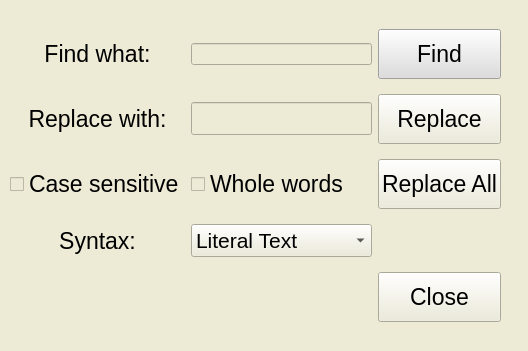
<?xml version="1.0" encoding="UTF-8"?>
<ui version="4.0">
 <class>FindandReplace</class>
 <widget class="QWidget" name="FindandReplace">
  <property name="geometry">
   <rect>
    <x>0</x>
    <y>0</y>
    <width>528</width>
    <height>351</height>
   </rect>
  </property>
  <property name="windowTitle">
   <string>Find and Replace</string>
  </property>
  <property name="styleSheet">
   <string notr="true">background-color:rgb(237, 235, 214);</string>
  </property>
  <widget class="QWidget" name="gridLayoutWidget">
   <property name="geometry">
    <rect>
     <x>10</x>
     <y>20</y>
     <width>491</width>
     <height>311</height>
    </rect>
   </property>
   <layout class="QGridLayout" name="gridLayout" columnstretch="1,2,1" rowminimumheight="0,0,0,0,0">
    <property name="sizeConstraint">
     <enum>QLayout::SetDefaultConstraint</enum>
    </property>
    <item row="1" column="0">
     <widget class="QLabel" name="label_2">
      <property name="font">
       <font>
        <family>Helvetica</family>
        <pointsize>17</pointsize>
       </font>
      </property>
      <property name="text">
       <string>Replace with:</string>
      </property>
      <property name="alignment">
       <set>Qt::AlignCenter</set>
      </property>
     </widget>
    </item>
    <item row="0" column="2">
     <widget class="QPushButton" name="pushButton">
      <property name="enabled">
       <bool>true</bool>
      </property>
      <property name="sizePolicy">
       <sizepolicy hsizetype="Minimum" vsizetype="Fixed">
        <horstretch>0</horstretch>
        <verstretch>0</verstretch>
       </sizepolicy>
      </property>
      <property name="minimumSize">
       <size>
        <width>0</width>
        <height>50</height>
       </size>
      </property>
      <property name="sizeIncrement">
       <size>
        <width>0</width>
        <height>0</height>
       </size>
      </property>
      <property name="baseSize">
       <size>
        <width>0</width>
        <height>0</height>
       </size>
      </property>
      <property name="font">
       <font>
        <family>Helvetica</family>
        <pointsize>17</pointsize>
       </font>
      </property>
      <property name="styleSheet">
       <string notr="true">background-color:rgb(221, 221, 221);</string>
      </property>
      <property name="text">
       <string>Find</string>
      </property>
      <property name="iconSize">
       <size>
        <width>16</width>
        <height>16</height>
       </size>
      </property>
     </widget>
    </item>
    <item row="3" column="0">
     <widget class="QLabel" name="label_3">
      <property name="font">
       <font>
        <family>Helvetica</family>
        <pointsize>17</pointsize>
       </font>
      </property>
      <property name="text">
       <string>Syntax:</string>
      </property>
      <property name="alignment">
       <set>Qt::AlignCenter</set>
      </property>
     </widget>
    </item>
    <item row="2" column="2">
     <widget class="QPushButton" name="pushButton_2">
      <property name="minimumSize">
       <size>
        <width>0</width>
        <height>50</height>
       </size>
      </property>
      <property name="font">
       <font>
        <family>Helvetica</family>
        <pointsize>17</pointsize>
       </font>
      </property>
      <property name="text">
       <string>Replace All</string>
      </property>
     </widget>
    </item>
    <item row="3" column="2">
     <spacer name="verticalSpacer">
      <property name="orientation">
       <enum>Qt::Vertical</enum>
      </property>
      <property name="sizeType">
       <enum>QSizePolicy::Ignored</enum>
      </property>
      <property name="sizeHint" stdset="0">
       <size>
        <width>20</width>
        <height>30</height>
       </size>
      </property>
     </spacer>
    </item>
    <item row="0" column="1">
     <widget class="QLineEdit" name="lineEdit"/>
    </item>
    <item row="2" column="1">
     <widget class="QCheckBox" name="checkBox">
      <property name="enabled">
       <bool>true</bool>
      </property>
      <property name="sizePolicy">
       <sizepolicy hsizetype="Ignored" vsizetype="Fixed">
        <horstretch>0</horstretch>
        <verstretch>0</verstretch>
       </sizepolicy>
      </property>
      <property name="font">
       <font>
        <family>Helvetica</family>
        <pointsize>17</pointsize>
       </font>
      </property>
      <property name="cursor">
       <cursorShape>ArrowCursor</cursorShape>
      </property>
      <property name="contextMenuPolicy">
       <enum>Qt::DefaultContextMenu</enum>
      </property>
      <property name="layoutDirection">
       <enum>Qt::LeftToRight</enum>
      </property>
      <property name="text">
       <string>Whole words</string>
      </property>
     </widget>
    </item>
    <item row="4" column="2">
     <widget class="QPushButton" name="pushButton_4">
      <property name="minimumSize">
       <size>
        <width>0</width>
        <height>50</height>
       </size>
      </property>
      <property name="font">
       <font>
        <family>Helvetica</family>
        <pointsize>17</pointsize>
       </font>
      </property>
      <property name="text">
       <string>Close</string>
      </property>
     </widget>
    </item>
    <item row="0" column="0">
     <widget class="QLabel" name="label">
      <property name="font">
       <font>
        <family>Helvetica</family>
        <pointsize>17</pointsize>
       </font>
      </property>
      <property name="text">
       <string>Find what:</string>
      </property>
      <property name="alignment">
       <set>Qt::AlignCenter</set>
      </property>
     </widget>
    </item>
    <item row="1" column="2">
     <widget class="QPushButton" name="pushButton_3">
      <property name="minimumSize">
       <size>
        <width>0</width>
        <height>50</height>
       </size>
      </property>
      <property name="font">
       <font>
        <family>Helvetica</family>
        <pointsize>17</pointsize>
       </font>
      </property>
      <property name="text">
       <string>Replace</string>
      </property>
     </widget>
    </item>
    <item row="1" column="1">
     <widget class="QLineEdit" name="lineEdit_2">
      <property name="font">
       <font>
        <family>Helvetica</family>
        <pointsize>16</pointsize>
       </font>
      </property>
     </widget>
    </item>
    <item row="2" column="0">
     <widget class="QCheckBox" name="checkBox_2">
      <property name="font">
       <font>
        <family>Helvetica</family>
        <pointsize>17</pointsize>
       </font>
      </property>
      <property name="text">
       <string>Case sensitive</string>
      </property>
     </widget>
    </item>
    <item row="3" column="1">
     <widget class="QComboBox" name="comboBox">
      <property name="minimumSize">
       <size>
        <width>0</width>
        <height>0</height>
       </size>
      </property>
      <property name="maximumSize">
       <size>
        <width>200</width>
        <height>16777215</height>
       </size>
      </property>
      <property name="baseSize">
       <size>
        <width>0</width>
        <height>0</height>
       </size>
      </property>
      <property name="font">
       <font>
        <family>Helvetica</family>
        <pointsize>16</pointsize>
       </font>
      </property>
      <property name="layoutDirection">
       <enum>Qt::LeftToRight</enum>
      </property>
      <property name="autoFillBackground">
       <bool>false</bool>
      </property>
      <item>
       <property name="text">
        <string>Literal Text</string>
       </property>
      </item>
      <item>
       <property name="text">
        <string>Regular Expression</string>
       </property>
      </item>
     </widget>
    </item>
   </layout>
  </widget>
 </widget>
 <resources/>
 <connections/>
</ui>
